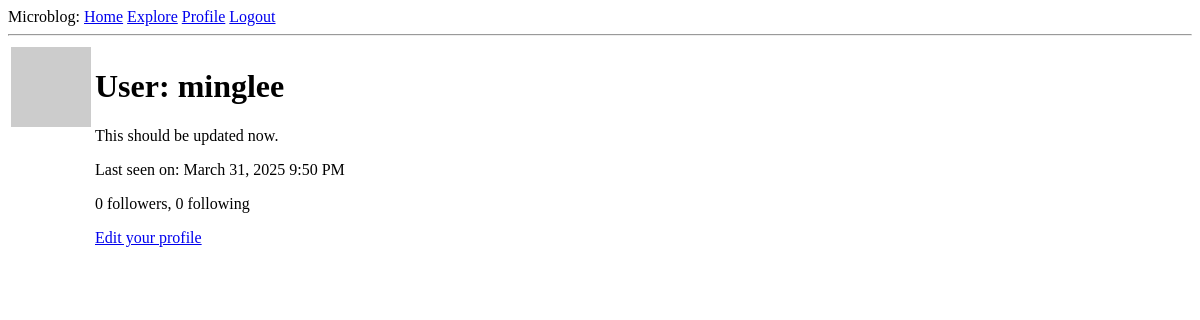
Before: /user/minglee (signed in) with the older database file.
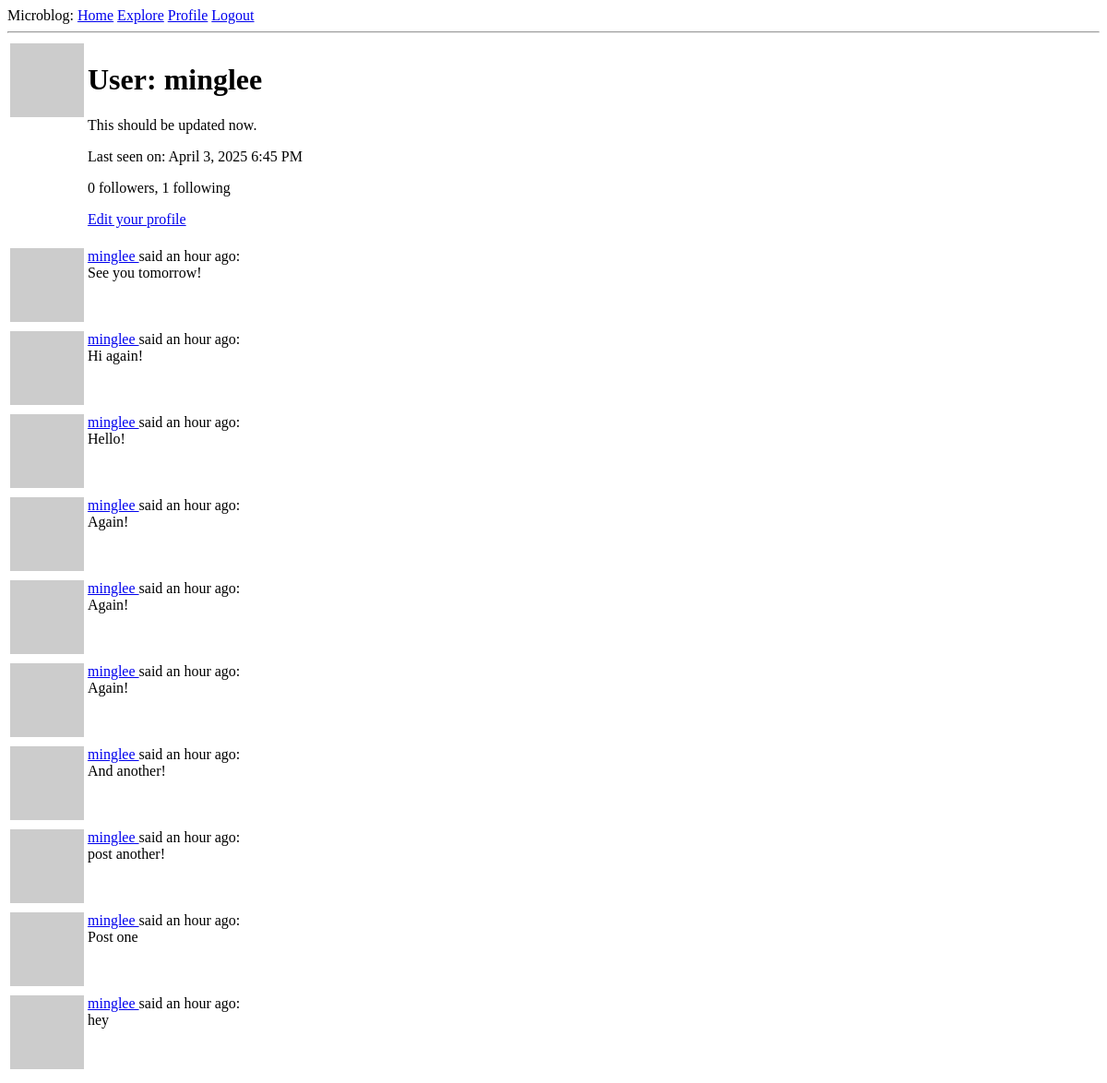
After: the same page with the newer database file.
### app/models.py (models this page shows, shortened)
class User(UserMixin, db.Model):
    id: so.Mapped[int] = so.mapped_column(primary_key=True)
    username: so.Mapped[str] = so.mapped_column(sa.String(64), index=True, unique=True)
    email: so.Mapped[str] = so.mapped_column(sa.String(120), index=True, unique=True)
    password_hash: so.Mapped[Optional[str]] = so.mapped_column(sa.String(256))
    posts: so.WriteOnlyMapped["Post"] = so.relationship(back_populates="author")
    about_me: so.Mapped[Optional[str]] = so.mapped_column(sa.String(140))
    last_seen: so.Mapped[Optional[datetime]] = so.mapped_column(
        default=lambda: datetime.now(timezone.utc)
    )
    following: so.WriteOnlyMapped["User"] = so.relationship(
        secondary=followers,
        primaryjoin=(followers.c.follower_id == id),
        secondaryjoin=(followers.c.followed_id == id),
        back_populates="followers",
    )
    followers: so.WriteOnlyMapped["User"] = so.relationship(
        secondary=followers,
        primaryjoin=(followers.c.followed_id == id),
        secondaryjoin=(followers.c.follower_id == id),
        back_populates="following",
    )
    def followers_count(self):
        query = sa.select(sa.func.count()).select_from(
            self.followers.select().subquery()
        )
        return db.session.scalar(query)
    def following_count(self):
        query = sa.select(sa.func.count()).select_from(
            self.following.select().subquery()
        )
        return db.session.scalar(query)
    def avatar(self, size):
        digest = md5(self.email.lower().encode("utf-8")).hexdigest()
        return f"https://www.gravatar.com/avatar/{digest}?d=identicon&s={size}"

class Post(db.Model):
    id: so.Mapped[int] = so.mapped_column(primary_key=True)
    body: so.Mapped[str] = so.mapped_column(sa.String(140))
    timestamp: so.Mapped[datetime] = so.mapped_column(
        index=True, default=lambda: datetime.now(timezone.utc)
    )
    user_id: so.Mapped[int] = so.mapped_column(sa.ForeignKey(User.id), index=True)
    author: so.Mapped[User] = so.relationship(back_populates="posts")

### app/routes.py (the view)
@app.route("/user/<username>")
@login_required
def user(username):
    user = db.first_or_404(sa.select(User).where(User.username == username))
    page = request.args.get("page", 1, type=int)
    query = user.posts.select().order_by(Post.timestamp.desc())
    posts = db.paginate(
        query, page=page, per_page=app.config["POSTS_PER_PAGE"], error_out=False
    )
    next_url = (
        url_for("user", username=user.username, page=posts.next_num)
        if posts.has_next
        else None
    )
    prev_url = (
        url_for("user", username=user.username, page=posts.prev_num)
        if posts.has_prev
        else None
    )
    form = EmptyForm()
    return render_template(
        "user.html",
        user=user,
        posts=posts.items,
        next_url=next_url,
        prev_url=prev_url,
        form=form,
    )

### app/models.py (called while the page is built)
@login.user_loader
def load_user(id):
    return db.session.get(User, int(id))

### app/routes.py (called while the page is built)
@app.before_request
def before_request():
    if current_user.is_authenticated:
        current_user.last_seen = datetime.now(timezone.utc)
        db.session.commit()

### app/templates/user.html (shortened to what this page needs)
{% extends 'header.html' %}
{% block content %}
  <table>
    <tr valign="top">
      <td><img src="{{ user.avatar(128) }}" /></td>
      <td>
        <h1>User: {{user.username}}</h1>
        {% if user.about_me %}
          <p>{{ user.about_me }}</p>
        {% endif %}
        {% if user.last_seen %}
          <p>Last seen on: {{ moment(user.last_seen).format('LLL') }}</p>
        {% endif %}
        <p>{{ user.followers_count() }} followers, {{user.following_count()}} following</p>
        {% if user == current_user %}
          <p><a href="{{url_for('edit_profile')}}"> Edit your profile</a></p>
        {% endif %}
      </td>
    </tr>
  </table>
  {% for post in posts %}
    {% include '_post.html' %}
  {% endfor %}
{% endblock %}

### app/templates/header.html (shortened to what this page needs)
<!DOCTYPE html>
<html>
  <head>
  </head>
  <body>
    <div>
      Microblog:
      <a href="{{ url_for('index') }}">Home</a>
      <a href="{{ url_for('explore') }}">Explore</a>
      {% if current_user.is_anonymous %}
      <a href="{{ url_for('login') }}">Login</a>
      <a href="{{ url_for('register') }}">Register</a>
      {% else %}
      <a href="{{ url_for('user', username=current_user.username) }}">Profile</a>
      <a href="{{ url_for('logout') }}">Logout</a>
      {% endif %}
    </div>
    <hr />
     {% block content %}{% endblock %} {{ moment.include_moment() }}
  </body>
</html>

### app/templates/_post.html
<table>
  <tr valign="top">
    <td><img src="{{ post.author.avatar(32) }}" /></td>
    <td>
      <a href="{{ url_for('user', username=post.author.username) }}"> {{ post.author.username }} </a>
      said {{ moment(post.timestamp).fromNow() }}:
      <br />
      {{ post.body }}
    </td>
  </tr>
</table>

Changed rows visible on the page:
changed User "minglee": last_seen "March 31, 2025 9:50 PM" → "April 3, 2025 6:45 PM"
added Post: author.username "minglee", timestamp "an hour ago", body "See you tomorrow!"
added Post: author.username "minglee", timestamp "an hour ago", body "Hi again!"
added Post: author.username "minglee", timestamp "an hour ago", body "Hello!"
added Post: author.username "minglee", timestamp "an hour ago", body "Again!"
added Post: author.username "minglee", timestamp "an hour ago", body "Again!"
added Post: author.username "minglee", timestamp "an hour ago", body "Again!"
added Post: author.username "minglee", timestamp "an hour ago", body "And another!"
added Post: author.username "minglee", timestamp "an hour ago", body "post another!"
added Post: author.username "minglee", timestamp "an hour ago", body "Post one"
added Post: author.username "minglee", timestamp "an hour ago", body "hey"
Other visible differences:
{{ user.following_count() }}: "0" → "1"
